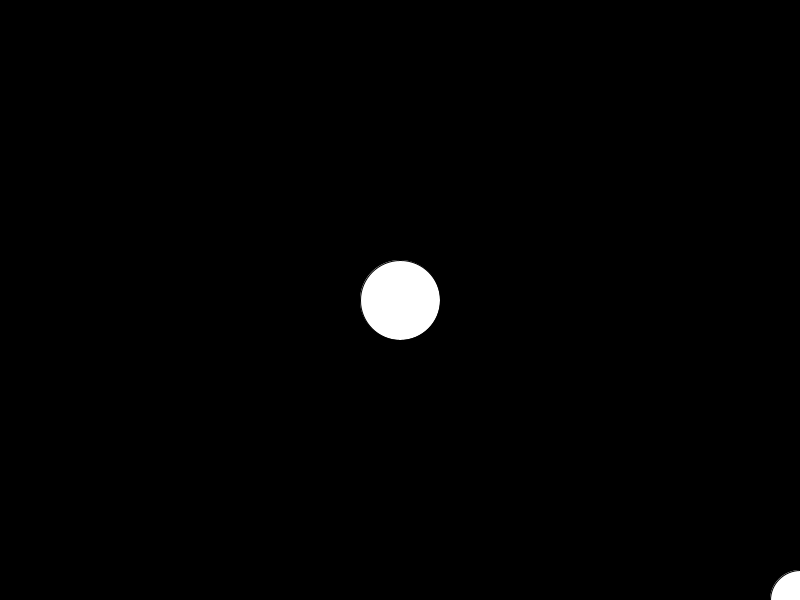
Frame 1 (no input)
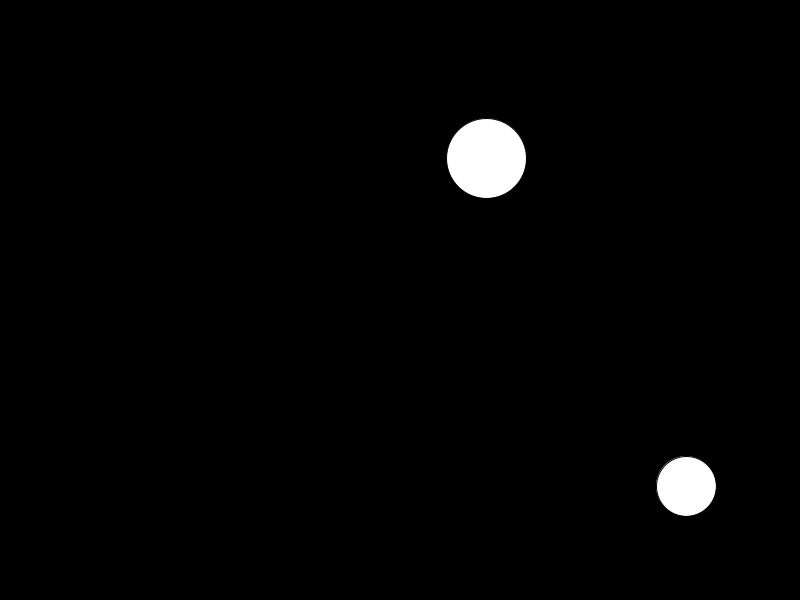
Frame 60 (the mouse pressed at the canvas centre just before this capture)
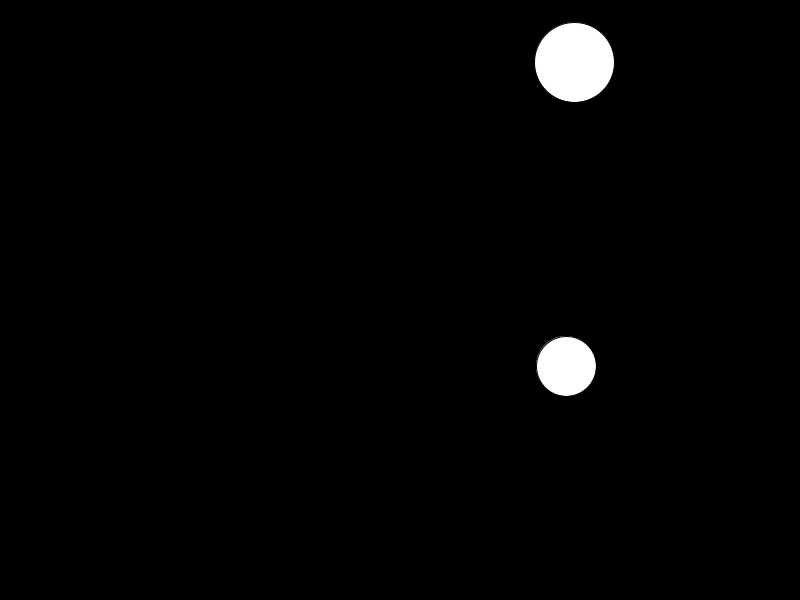
Frame 120 (the mouse held since frame 60 and released just before this capture)

The Processing sketch that drew these frames (run headless with seeded random() and noise(); from frame 60 on, the mouse is pressed at the canvas centre):

// Processing sketch: LotsOfBalls
// ── LotsOfBalls.pde
//declare variables
float x, y, velX, velY, diam;
float a,b,velA,velB,rad;


void setup() {
  //set size of canvas
  size(800, 600);

  //initialize variables
  x = width/2;
  y = height/2;
  diam = 80;
  velX = random(-5, 5);
  velY = random(-5, 5);
  
  a = width;
  b = height;
  rad = 30;
  velA = 2;
  velB = 2;
  

}

void draw() {
  //draw background to cover previous frame
  background(0);

  //draw ball
  ellipse(x, y, diam, diam);
  
  ellipse(a,b,2*rad,2*rad);


  //add velocity to position
  x += velX;
  y += velY;
  
  a += velA;
  b += velB;

  //bounce ball if it hits walls
  if (x + diam/2 >= width) {
    velX = -abs(velX);    //if the ball hits the right wall, assign x velocity the negative version of itself
  } else if (x - diam/2 <= 0) {
    velX = abs(velX);     //if the ball hits the left wall, assign x velocity the positive version of itself
  }
  if (y + diam/2 >= height) {
    velY = -abs(velY);
  } else if (y - diam/2 <= 0) {
    velY = abs(velY);
  }
  
  if (a + 2*rad/2 >= width) {
    velA = -abs(velA);    //if the ball hits the right wall, assign x velocity the negative version of itself
  } else if (a - 2*rad/2 <= 0) {
    velA = abs(velA);     //if the ball hits the left wall, assign x velocity the positive version of itself
  }
  if (b + 2*rad/2 >= height) {
    velB = -abs(velB);
  } else if (b - 2*rad/2 <= 0) {
    velB = abs(velB);
  }
  

}
